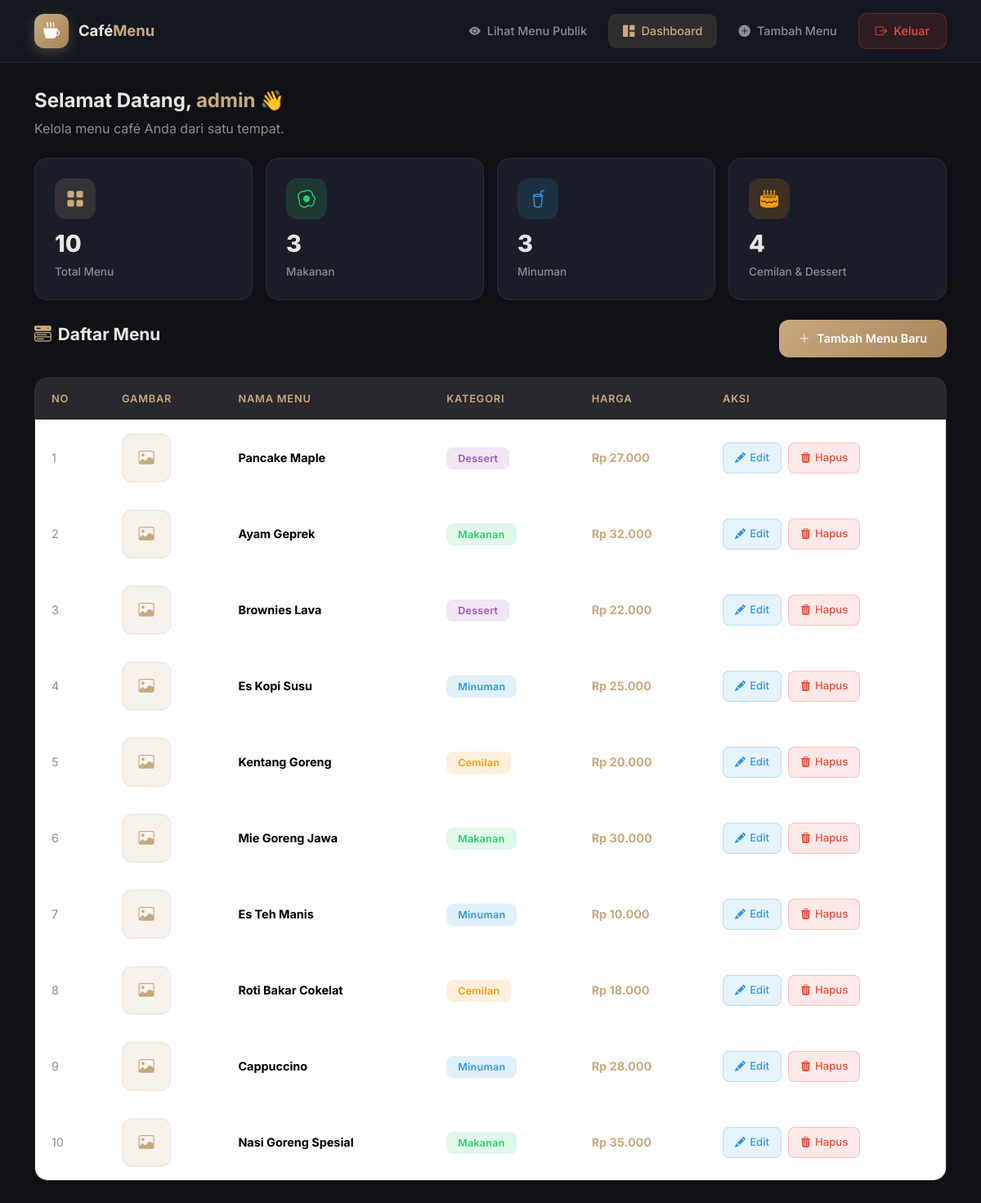
/dashboard.php (signed in), run on the app's committed database.
### tables this page shows
CREATE TABLE `menu` (
  `id` INT(11) NOT NULL AUTO_INCREMENT,
  `nama_menu` VARCHAR(100) NOT NULL,
  `harga` INT(11) NOT NULL,
  `kategori` ENUM('Makanan', 'Minuman', 'Cemilan', 'Dessert') NOT NULL,
  `gambar` VARCHAR(255) NOT NULL,
  PRIMARY KEY (`id`)
);

### dashboard.php (the view, shortened to what this page needs)
<?php
require_once 'config/database.php';
$query = "SELECT * FROM menu ORDER BY id DESC";
$result = $koneksi->query($query);
?>
<!DOCTYPE html>
<html lang="id">
<head>
    <link href="https://cdn.jsdelivr.net/npm/bootstrap@5.3.2/dist/css/bootstrap.min.css" rel="stylesheet">
    <link href="https://cdn.jsdelivr.net/npm/bootstrap-icons@1.11.3/font/bootstrap-icons.min.css" rel="stylesheet">
</head>
<body>
    <nav class="navbar-custom">
        <div class="container">
            <div class="d-flex align-items-center justify-content-between flex-wrap gap-3">
                <a href="dashboard.php" class="navbar-brand-custom">
                    <div class="brand-icon">
                        <i class="bi bi-cup-hot-fill"></i>
                    </div>
                    <div class="brand-text">Café<span>Menu</span></div>
                </a>
                <div class="d-flex align-items-center gap-2 flex-wrap">
                    <a href="index.php" class="nav-link-custom" target="_blank">
                        <i class="bi bi-eye-fill"></i> Lihat Menu Publik
                    </a>
                    <a href="dashboard.php" class="nav-link-custom active">
                        <i class="bi bi-grid-1x2-fill"></i> Dashboard
                    </a>
                    <a href="tambah.php" class="nav-link-custom">
                        <i class="bi bi-plus-circle-fill"></i> Tambah Menu
                    </a>
                    <a href="logout.php" class="nav-link-custom btn-logout">
                        <i class="bi bi-box-arrow-right"></i> Keluar
                    </a>
                </div>
            </div>
        </div>
    </nav>
    <div class="main-content">
        <div class="container">
            <div class="mb-4">
                <h1 class="section-title" style="font-size:1.5rem;">
                    Selamat Datang, <span style="color:var(--primary);"><?= htmlspecialchars($_SESSION['username']) ?></span> 👋
                </h1>
                <p class="text-muted" style="color:var(--text-muted)!important;">Kelola menu café Anda dari satu tempat.</p>
            </div>
            <?php if (isset($error_db)): ?>
                <div class="alert alert-danger">
                    <i class="bi bi-exclamation-triangle-fill me-2"></i>
                    <?= htmlspecialchars($error_db) ?>
                </div>
            <?php else: ?>
            <?php
                $total = $result->num_rows;
                $count_makanan = 0;
                $count_minuman = 0;
                $count_cemilan = 0;
                $count_dessert = 0;
                $data_menu = [];
                while ($row = $result->fetch_assoc()) {
                    $data_menu[] = $row;
                    switch ($row['kategori']) {
                        case 'Makanan': $count_makanan++; break;
                        case 'Minuman': $count_minuman++; break;
                        case 'Cemilan': $count_cemilan++; break;
                        case 'Dessert': $count_dessert++; break;
                    }
                }
            ?>
            <div class="row g-3 mb-4">
                <div class="col-6 col-lg-3">
                    <div class="stat-card">
                        <div class="stat-icon total"><i class="bi bi-grid-fill"></i></div>
                        <div class="stat-value"><?= $total ?></div>
                        <div class="stat-label">Total Menu</div>
                    </div>
                </div>
                <div class="col-6 col-lg-3">
                    <div class="stat-card">
                        <div class="stat-icon makanan"><i class="bi bi-egg-fried"></i></div>
                        <div class="stat-value"><?= $count_makanan ?></div>
                        <div class="stat-label">Makanan</div>
                    </div>
                </div>
                <div class="col-6 col-lg-3">
                    <div class="stat-card">
                        <div class="stat-icon minuman"><i class="bi bi-cup-straw"></i></div>
                        <div class="stat-value"><?= $count_minuman ?></div>
                        <div class="stat-label">Minuman</div>
                    </div>
                </div>
                <div class="col-6 col-lg-3">
                    <div class="stat-card">
                        <div class="stat-icon cemilan"><i class="bi bi-cake2-fill"></i></div>
                        <div class="stat-value"><?= $count_cemilan + $count_dessert ?></div>
                        <div class="stat-label">Cemilan & Dessert</div>
                    </div>
                </div>
            </div>
            <div class="section-header">
                <h2 class="section-title"><i class="bi bi-menu-button-wide-fill me-2" style="color:var(--primary);"></i>Daftar Menu</h2>
                <a href="tambah.php" class="btn-tambah">
                    <i class="bi bi-plus-lg"></i> Tambah Menu Baru
                </a>
            </div>
            <div class="table-wrapper">
                <?php if (count($data_menu) > 0): ?>
                <div class="table-responsive">
                    <table class="table">
                        <thead>
                            <tr>
                                <th>No</th>
                                <th>Gambar</th>
                                <th>Nama Menu</th>
                                <th>Kategori</th>
                                <th>Harga</th>
                                <th>Aksi</th>
                            </tr>
                        </thead>
                        <tbody>
                            <?php foreach ($data_menu as $index => $menu): ?>
                            <tr>
                                <td style="color:var(--text-muted);"><?= $index + 1 ?></td>
                                <td>
                                    <?php
                                    $gambar_path = 'uploads/' . $menu['gambar'];
                                    if (file_exists($gambar_path) && !empty($menu['gambar'])):
                                    ?>
                                        <img src="<?= htmlspecialchars($gambar_path) ?>"
                                             alt="<?= htmlspecialchars($menu['nama_menu']) ?>"
                                             class="menu-img">
                                    <?php else: ?>
                                        <div class="menu-img d-flex align-items-center justify-content-center"
                                             style="background:var(--primary-light); color:var(--primary); font-size:1.2rem;">
                                            <i class="bi bi-image"></i>
                                        </div>
                                    <?php endif; ?>
                                </td>
                                <td>
                                    <strong><?= htmlspecialchars($menu['nama_menu']) ?></strong>
                                </td>
                                <td>
                                    <span class="badge-kategori badge-<?= htmlspecialchars($menu['kategori']) ?>">
                                        <?= htmlspecialchars($menu['kategori']) ?>
                                    </span>
                                </td>
                                <td>
                                    <span class="harga-text">Rp <?= number_format($menu['harga'], 0, ',', '.') ?></span>
                                </td>
                                <td>
                                    <div class="d-flex gap-2">
                                        <a href="edit.php?id=<?= $menu['id'] ?>" class="btn-aksi btn-edit">
                                            <i class="bi bi-pencil-fill"></i> Edit
                                        </a>
                                        <a href="hapus.php?id=<?= $menu['id'] ?>"
                                           class="btn-aksi btn-hapus"
                                           onclick="return confirm('Apakah Anda yakin ingin menghapus menu \'<?= htmlspecialchars(addslashes($menu['nama_menu'])) ?>\'?');">
                                            <i class="bi bi-trash3-fill"></i> Hapus
                                        </a>
                                    </div>
                                </td>
                            </tr>
                            <?php endforeach; ?>
                        </tbody>
                    </table>
                </div>
                <?php endif; ?>
            </div>
            <?php endif; ?>
        </div>
    </div>
</body>
</html>

### data on the page
menu: nama_menu "Pancake Maple", kategori "Dessert", harga "27.000"
menu: nama_menu "Ayam Geprek", kategori "Makanan", harga "32.000"
menu: nama_menu "Brownies Lava", kategori "Dessert", harga "22.000"
menu: nama_menu "Es Kopi Susu", kategori "Minuman", harga "25.000"
menu: nama_menu "Kentang Goreng", kategori "Cemilan", harga "20.000"
menu: nama_menu "Mie Goreng Jawa", kategori "Makanan", harga "30.000"
menu: nama_menu "Es Teh Manis", kategori "Minuman", harga "10.000"
menu: nama_menu "Roti Bakar Cokelat", kategori "Cemilan", harga "18.000"
menu: nama_menu "Cappuccino", kategori "Minuman", harga "28.000"
menu: nama_menu "Nasi Goreng Spesial", kategori "Makanan", harga "35.000"

### other printed values
$_SESSION['username'] "admin"
$total "10"
$count_makanan "3"
$count_minuman "3"
$count_cemilan + $count_dessert "4"
